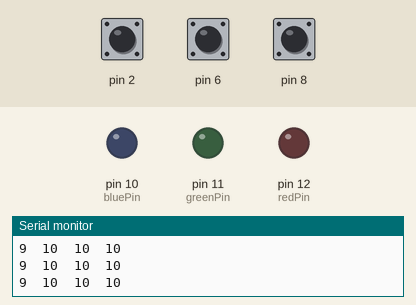
A sketch run on a simulated Arduino Uno, built with avr-gcc and run on an emulated ATmega328P. Parts: output pins drawn as LEDs (lit = HIGH), the last lines printed to the serial monitor. Inputs (shaded band) come from the test bench; at power-on: pin 2 HIGH, pin 6 HIGH, pin 8 HIGH.

Above: at 1.2 s.
1.3 s: pin 2 pulled LOW for 0.15 s
At 1.39 s:
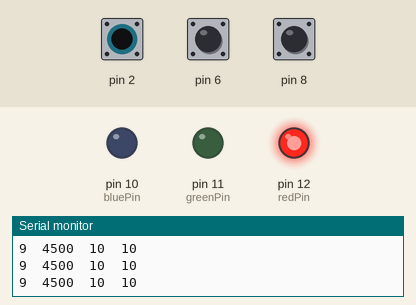
2.9 s: pin 6 pulled LOW for 0.15 s
At 2.99 s:
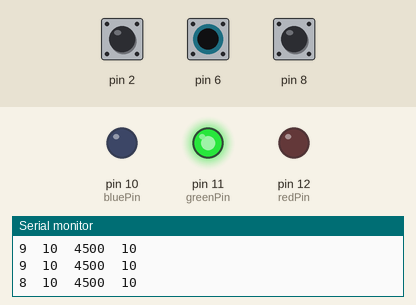
4.5 s: pin 8 pulled LOW for 0.15 s
At 4.59 s:
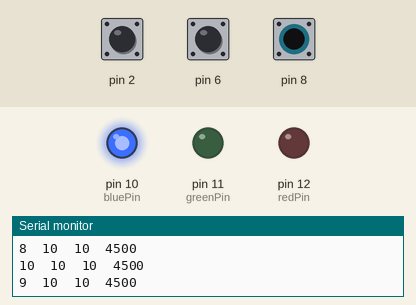
6.1 s: pin 2 pulled LOW for 1 s
At 8.2 s:
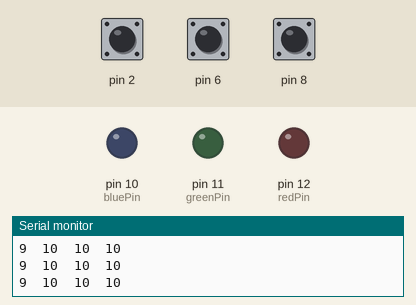
10.1 s: pin 6 pulled LOW for 3.2 s
At 11.4 s:
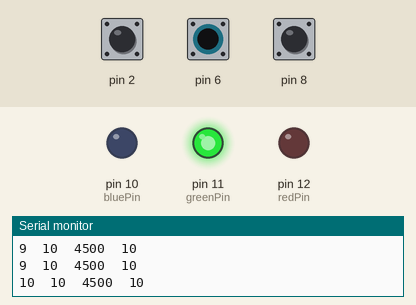
16.3 s: pin 2 pulled LOW for 3.2 s
At 17.7 s:
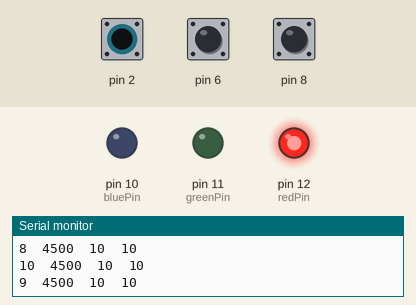
Timing chart, 0 to 21.0 s (numbered marks = the images above; inputs shaded):
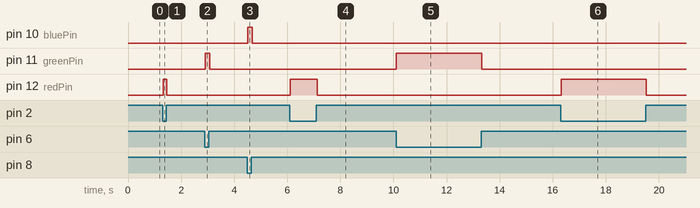

The sketch:

Touch_Sensor.ino
```cpp
#include <CapacitiveSensor.h>

/*
 * CapitiveSense Library Demo Sketch
 * Paul Badger 2008
 * Uses a high value resistor e.g. 10M between send pin and receive pin
 * Resistor effects sensitivity, experiment with values, 50K - 50M. Larger resistor values yield larger sensor values.
 * Receive pin is the sensor pin - try different amounts of foil/metal on this pin
 */
int redPin =12;
int greenPin = 11;
int bluePin = 10;
int touchThreshold = 100;

CapacitiveSensor   cs_4_2 = CapacitiveSensor(4,2);        // 10M resistor between pins 4 & 2, pin 2 is sensor pin, add a wire and or foil if desired
CapacitiveSensor   cs_4_6 = CapacitiveSensor(4,6);        // 10M resistor between pins 4 & 6, pin 6 is sensor pin, add a wire and or foil
CapacitiveSensor   cs_4_8 = CapacitiveSensor(4,8);        // 10M resistor between pins 4 & 8, pin 8 is sensor pin, add a wire and or foil

void setup()
{
   //cs_4_2.set_CS_AutocaL_Millis(0xFFFFFFFF);     // turn off autocalibrate on channel 1 - just as an example
   Serial.begin(9600);
   pinMode(redPin, OUTPUT);
   pinMode(greenPin, OUTPUT);
   pinMode(bluePin, OUTPUT);
}

void loop()
{
    long start = millis();
    long total1 =  cs_4_2.capacitiveSensor(30);
    long total2 =  cs_4_6.capacitiveSensor(30);
    long total3 =  cs_4_8.capacitiveSensor(30);

    Serial.print(millis() - start);        // check on performance in milliseconds
    Serial.print("\t");                    // tab character for debug windown spacing

    Serial.print(total1);                  // print sensor output 1
    Serial.print("\t");
    Serial.print(total2);                  // print sensor output 2
    Serial.print("\t");
    Serial.println(total3);                // print sensor output 3

    delay(10);                             // arbitrary delay to limit data to serial port

    if( total1 > touchThreshold){
      digitalWrite(redPin, HIGH);
    } else {
      digitalWrite(redPin, LOW);
    }
    if( total2 > touchThreshold){
      digitalWrite(greenPin, HIGH);
    } else {
      digitalWrite(greenPin, LOW);
    }
    if( total3 > touchThreshold){
      digitalWrite(bluePin, HIGH);
    } else {
      digitalWrite(bluePin, LOW);
    }
}
```

Measured:
- after the input at 1.3 s, pin 12 (redPin): LOW → HIGH at once, → LOW 0.14 s later
- after the input at 2.9 s, pin 11 (greenPin): LOW → HIGH at once, → LOW 0.16 s later
- after the input at 4.5 s, pin 10 (bluePin): LOW → HIGH at once, → LOW 0.16 s later
- after the input at 6.1 s, pin 12 (redPin): LOW → HIGH at once, → LOW 1.0 s later
- after the input at 10.1 s, pin 11 (greenPin): LOW → HIGH at once, → LOW 3.2 s later
- after the input at 16.3 s, pin 12 (redPin): LOW → HIGH at once, → LOW 3.2 s later
